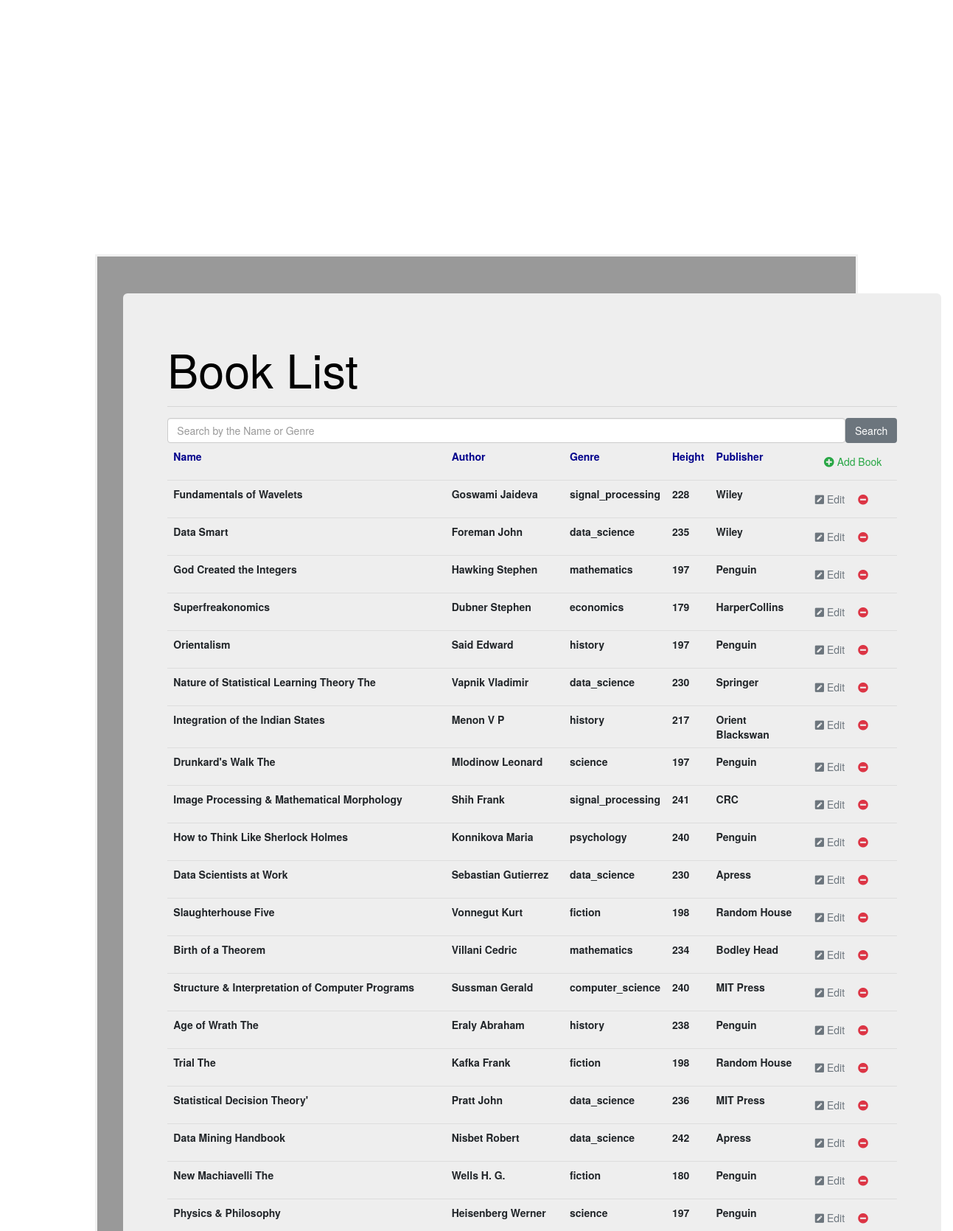
/books (upper part), run on the app's committed database.
### book_register/models.py (models this page shows)
class Book(models.Model):
    name = models.CharField(max_length=200)
    author = models.CharField(max_length=200)
    genre= models.CharField(max_length=50)
    height= models.CharField(max_length=15)
    publisher= models.CharField(max_length=100)
    class Meta:
       unique_together = ("name", "author","genre","height","publisher")

### book_register/views.py (the view)
# urls.py: path('books', views.books_list,name='books_list'), # view book list from database
def books_list(request):
    context = {'books_list': Book.objects.all()}
    return render(request, "book_register/books_list.html", context)

### book_register/templates/book_register/books_list.html (shortened to what this page needs)
{% extends "book_register/base.html" %}
{% block content %}
<h1 class="Helvetica " >Book List</h1>
<hr class="my-4">
<form class="d-flex" method=POST action="{% url 'search_books' %}">
    <input class="form-control me-2" type="search" placeholder="Search by the Name or Genre" aria-label="Search" name="searched">
    <button class="btn btn-secondary" type="submit">Search</button>
</form>
<table class="table table-borderless">
    <thead class="border-bottom font-weight-bold">
        <tr>
            <td style="color:darkblue;">Name</td>
            <td style="color:darkblue;">Author</td>
            <td style="color:darkblue;">Genre</td>
            <td style="color:darkblue;">Height</td>
            <td style="color:darkblue;">Publisher</td>
            <td>
                <a href="{% url 'book_insert' %}" class="btn btn-outline-success">
                    <i class="fas fa-plus-circle"></i> Add Book
                </a>
            </td>
        </tr>
    </thead>
    <tbody>
        {% for book in books_list %}
            <tr>
                <td>{{book.name}}</td>
                <td>{{book.author}}</td>
                <td>{{book.genre}}</td>
                <td>{{book.height}}</td>
                <td>{{book.publisher}}</td>
                <td>
                    <a href="{% url 'book_update' book.id %}" class="btn text-secondary px-0">
                        <i class="fas fa-pen-square"></i> Edit
                    </a>
                    <form action="{% url 'book_delete' book.id %}" method="post" class="d-inline">
                        <button type="submit" class="btn" onclick="return confirm('Are you sure you want to delete the book, {{ book.name }}?')">
                            <i class="fas fa-minus-circle text-danger"></i>
                        </button>
                    </form>
                </td>
            </tr>
        {% endfor %}
    </tbody>
</table>
{% endblock content %}

### book_register/templates/book_register/base.html (shortened to what this page needs)
<!DOCTYPE html>
<html lang="en">
<head>
    <link rel="stylesheet" href="https://stackpath.bootstrapcdn.com/bootstrap/4.3.1/css/bootstrap.min.css"
>
    <link rel="stylesheet" href="https://cdnjs.cloudflare.com/ajax/libs/font-awesome/5.11.2/css/all.min.css">
    <link rel="stylesheet" href="https://maxcdn.bootstrapcdn.com/bootstrap/3.3.7/css/bootstrap.min.css">
</head>
<body>
    <div class="bg-text">
    <div class="container"-->
        <div class="col-md-20 offset-md-0 mt-5">
            <div class="jumbotron">
                {% block content %}
                {% endblock content %}
            </div>
        </div>
    </div>
</div>
</body>
</html>

### book_register/templates/book_register/base.html (style rules this page uses)
body, html { height: 100%; margin: 0; font-family: Arial, Helvetica, sans-serif; }
* { box-sizing: border-box; }
.bg-text { background-color: rgb(0,0,0); background-color: rgba(0,0,0, 0.4); color: rgb(0, 0, 0); font-weight: bold; border: 3px solid #f1f1f1; position: absolute; top: 5%; left: 10%; transform: translate(0, 0); z-index: 2; width: 80%; padding: 20px; text-align:left; }

### data on the page
Book: name "Fundamentals of Wavelets", author "Goswami Jaideva", genre "signal_processing", height "228", publisher "Wiley"
Book: name "Data Smart", author "Foreman John", genre "data_science", height "235", publisher "Wiley"
Book: name "God Created the Integers", author "Hawking Stephen", genre "mathematics", height "197", publisher "Penguin"
Book: name "Superfreakonomics", author "Dubner Stephen", genre "economics", height "179", publisher "HarperCollins"
Book: name "Orientalism", author "Said Edward", genre "history", height "197", publisher "Penguin"
Book: name "Nature of Statistical Learning Theory The", author "Vapnik Vladimir", genre "data_science", height "230", publisher "Springer"
Book: name "Integration of the Indian States", author "Menon V P", genre "history", height "217", publisher "Orient Blackswan"
Book: name "Drunkard's Walk The", author "Mlodinow Leonard", genre "science", height "197", publisher "Penguin"
Book: name "Image Processing & Mathematical Morphology", author "Shih Frank", genre "signal_processing", height "241", publisher "CRC"
Book: name "How to Think Like Sherlock Holmes", author "Konnikova Maria", genre "psychology", height "240", publisher "Penguin"
Book: name "Data Scientists at Work", author "Sebastian Gutierrez", genre "data_science", height "230", publisher "Apress"
Book: name "Slaughterhouse Five", author "Vonnegut Kurt", genre "fiction", height "198", publisher "Random House"
Book: name "Birth of a Theorem", author "Villani Cedric", genre "mathematics", height "234", publisher "Bodley Head"
Book: name "Structure & Interpretation of Computer Programs", author "Sussman Gerald", genre "computer_science", height "240", publisher "MIT Press"
Book: name "Age of Wrath The", author "Eraly Abraham", genre "history", height "238", publisher "Penguin"
Book: name "Trial The", author "Kafka Frank", genre "fiction", height "198", publisher "Random House"
Book: name "Statistical Decision Theory'", author "Pratt John", genre "data_science", height "236", publisher "MIT Press"
Book: name "Data Mining Handbook", author "Nisbet Robert", genre "data_science", height "242", publisher "Apress"
Book: name "New Machiavelli The", author "Wells H. G.", genre "fiction", height "180", publisher "Penguin"
Book: name "Physics & Philosophy", author "Heisenberg Werner", genre "science", height "197", publisher "Penguin"
